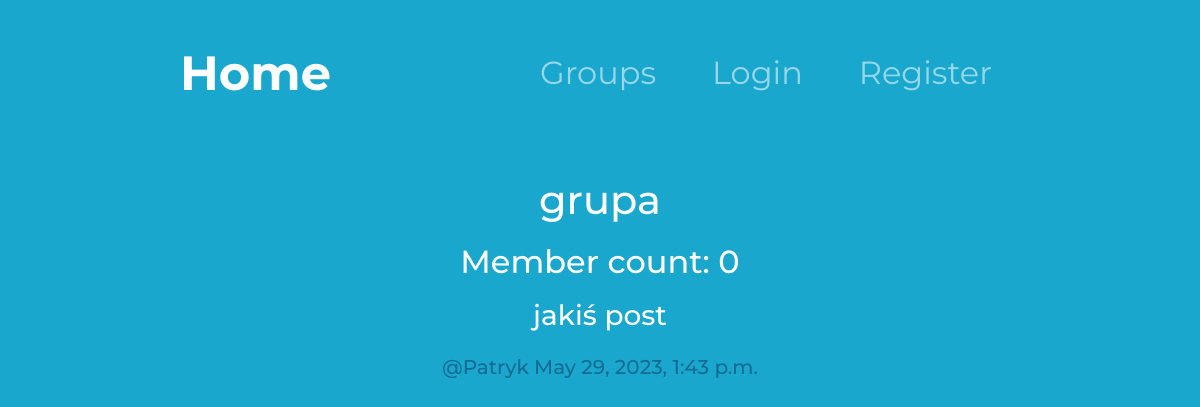
The page /grupy/posts/in/grupa on the database as committed earlier.
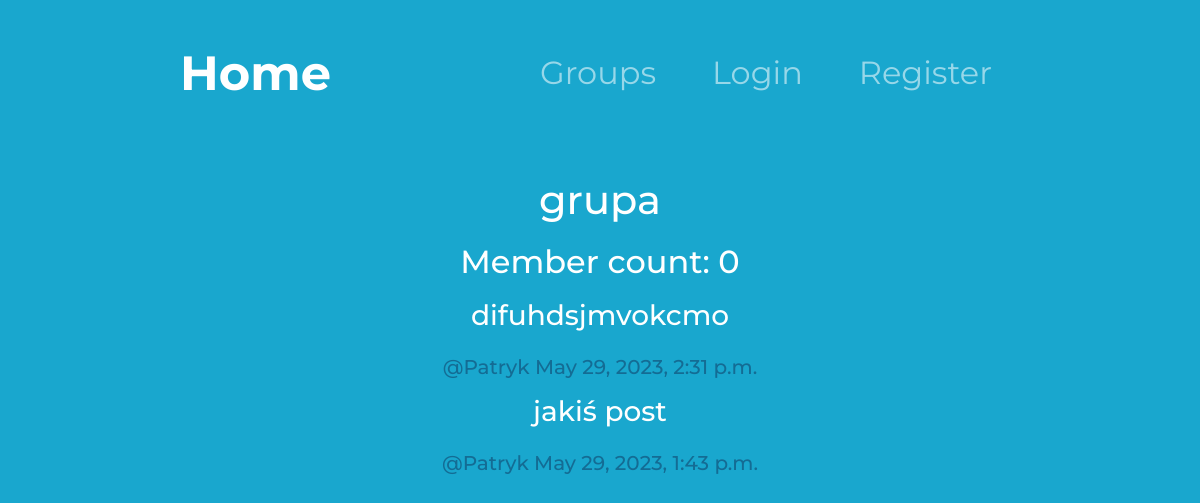
The same page on the database as committed later.
### posty/models.py (models this page shows, shortened)
class Post(models.Model):
    user = models.ForeignKey(User, related_name='posts',
                             on_delete=models.CASCADE)
    created_at = models.DateTimeField(auto_now=True)
    message = models.TextField()
    message_html = models.TextField(editable=False)
    group = models.ForeignKey(
        Group, on_delete=models.CASCADE, related_name='posts')
    class Meta:
        ordering = ['-created_at']
        unique_together = ['user', 'message']

### grupy/views.py (the view)
# urls.py: path("posts/in/<slug>", SingleGroup.as_view(), name="single"),
class SingleGroup(DetailView):
    model = Group

### grupy/templates/grupy/group_detail.html (shortened to what this page needs)
{% extends 'grupy/group_base.html' %}
{% block pregroup %}
    <h1>{{ group.name }}</h1>
    <h2>Member count: {{ group.members.count }}</h2>
{% endblock pregroup %}
{% block group_content %}
    <div class="col-mid-8">
        {% if group.posts.count == 0 %}
            <h2>No posts yet.</h2>
        {% else %}
        {% for post in group.posts.all %}
            {% include 'posty/_post.html' %}
        {% endfor %}
        {% endif %}
    </div>
{% endblock group_content %}

### posty/templates/posty/_post.html
<div>
  <h3>{{ post.message_html|safe }}</h3>
  <div>
    <h5>
      <span>
        <a href="{% url 'posts:for_user' username=post.user.username %}">@{{post.user.username}}</a>
      </span>
      <time datetime="">
        <a href="{% url 'posts:single' username=post.user.username pk=post.pk %}">{{post.created_at}}</a>
      </time>
    </h5>
  </div>
</div>

Rows that differ between the two databases and show on the page:
added Post: message_html "difuhdsjmvokcmo", user.username "Patryk", created_at "May 29, 2023, 2:31 p.m."
